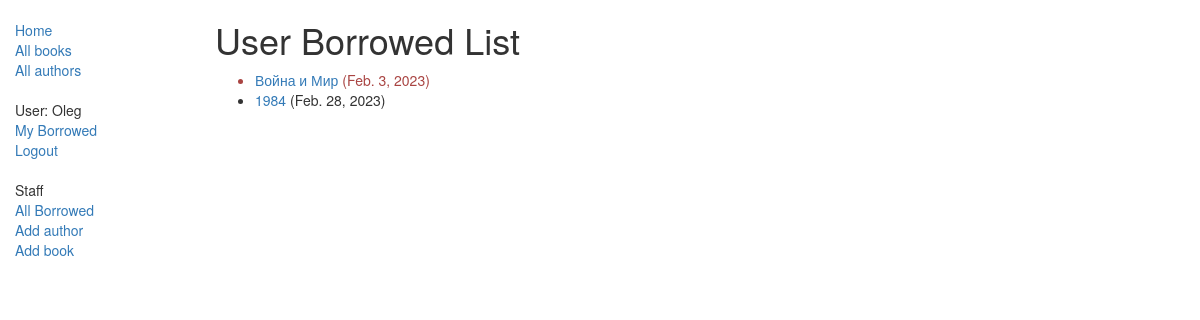
/catalog/mybooks/ (signed in), run on the app's committed database.
### catalog/models.py (models this page shows, shortened)
class BookInstance(models.Model):
    id = models.UUIDField(primary_key=True, default=get_default_field_id,
                          help_text="Unique ID for this particular book across whole library")
    book = models.ForeignKey(Book, on_delete=models.SET_NULL, null=True)
    imprint = models.CharField(max_length=200)
    due_back = models.DateField(null=True, blank=True)
    borrower = models.ForeignKey(User, on_delete=models.SET_NULL, null=True, blank=True)
    LOAD_STATUS = (
        ("m", "Maitenance"),
        ("o", "On load"),
        ("a", "Available"),
        ("r", "Reserved")
    )
    status = models.CharField(max_length=1, choices=LOAD_STATUS, default='m',
                              blank=True, help_text="Book availability")
    class Meta:
        ordering = ["due_back"]
        permissions = (("can_mark_returned", "Set book as returned"),)
    @property
    def is_overdue(self):
        if self.due_back and date.today() > self.due_back:
            return True
        return False

class Book(models.Model):
    title = models.CharField(max_length=200)
    author = models.ForeignKey(Autor, on_delete=models.SET_NULL, null=True)
    genre = models.ManyToManyField(Genre, help_text="Select a genre")
    isbn = models.CharField("ISBN", max_length=13, help_text="ISBN number")
    summary = models.TextField(max_length=2000, help_text="Enter a brief description of the book")
    language = models.ForeignKey(Language, on_delete=models.SET_NULL, null=True)
    class Meta:
        ordering = ["isbn"]
    def display_genre(self):
        return ", ".join([genre.name for genre in self.genre.all()[:3]])
    display_genre.short_description = "Genre"

### catalog/views.py (the view)
class LoanedBooksByUserListView(BaseExceptions, LoginRequiredMixin, generic.ListView):
    model = BookInstance
    template_name = 'catalog/bookinstance_list_borrowed_user.html'
    context_object_name = "bookinstance_list"
    paginate_by = 10
    def get_queryset(self):
        return BookInstance.objects.filter(borrower=self.request.user).filter(status__exact='o').order_by('due_back')

### integration/exception.py (called while the page is built)
    def dispatch(self, request, *arg, **kwargs):
        try:
            response = super().dispatch(request, *arg, **kwargs)
        except Exception as e:
            logger.error(f"Generic global Except, Exception message: {str(e)}")
            return self.response({"error_message": e.message}, status=400)
        if isinstance(response, (dict, list)):
            return self._response(response)
        else:
            return response

### catalog/templates/catalog/bookinstance_list_borrowed_user.html
{% extends "base_template.html" %}
{% block content %}
    <h1>User Borrowed List</h1>
    {% if bookinstance_list %}
    <ul>
      {% for bookinst in bookinstance_list %}
      <li class="{% if bookinst.is_overdue %}text-danger{% endif %}">
        <a href="{% url 'book-detail' bookinst.book.pk %}">{{ bookinst.book.title }}</a> ({{ bookinst.due_back }})
      </li>
      {% endfor %}
    </ul>
    {% else %}
      <p>There are no books borrowed.</p>
    {% endif %}
{% endblock %}

### catalog/templates/base_template.html (shortened to what this page needs)
<!DOCTYPE html>
<html lang="en">
<head>
  <link rel="stylesheet" href="https://maxcdn.bootstrapcdn.com/bootstrap/3.3.7/css/bootstrap.min.css">
  {% load static %}
  <link rel="stylesheet" href="{% static 'css/styles.css' %}">
</head>
<body>
  <div class="container-fluid">
    <div class="row">
      <div class="col-sm-2">
        {% block sidebar %}
            <ul class="sidebar-nav">
                <li><a href="{% url 'index' %}">Home</a></li>
                <li><a href="{% url 'books' %}">All books</a></li>
                <li><a href="{% url 'authors' %}">All authors</a></li>
            </ul>
            <ul class="sidebar-nav">
                {% if user.is_authenticated %}
                    <li>User: {{ user.get_username }}</li>
                    <li><a href="{% url 'my-borrowed' %}">My Borrowed</a> </li>
                    <li><a href="{% url 'logout'%}?next={{request.path}}">Logout</a></li>
                    {% else %}
                        <li><a href="{% url 'login'%}?next={{request.path}}">Login</a></li>
                    {% endif %}
            </ul>
            <ul class="sidebar-nav">
                {% if perms.catalog.can_mark_returned %}
                    <li>Staff</li>
                    <li><a href="{% url 'all-borrowed' %}">All Borrowed</a> </li>
                    <li><a href="{% url 'author-create' %}">Add author</a> </li>
                    <li><a href="{% url 'book-create' %}">Add book</a> </li>
                {% endif %}
            </ul>
     {% endblock %}
      </div>
      <div class="col-sm-10 ">
      {% block content %}{% endblock %}
      </div>
    </div>
  </div>
</body>
</html>

### catalog/static/css/styles.css (style rules this page uses)
.sidebar-nav { margin-top: 20px; padding: 0; list-style: none; }

### data on the page
BookInstance: book "Война и Мир", due_back "Feb. 3, 2023"
BookInstance: book "1984", due_back "Feb. 28, 2023"

### other printed values
{{ user.get_username }} "Oleg"
